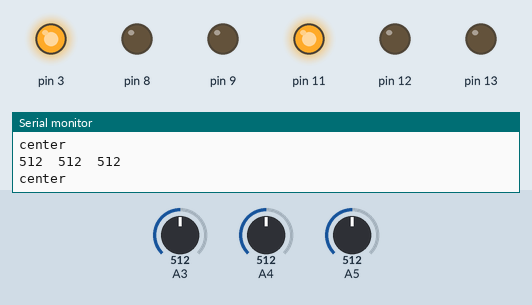
Simulated run of this sketch. Board: Arduino Uno, built with avr-gcc and run on an emulated ATmega328P. Shown: output pins drawn as LEDs (lit = HIGH), the last lines printed to the serial monitor. The test bench sets the inputs (shaded band); at power-on: A4 = 512, A5 = 512, A3 = 512.

Above: at 1.2 s.
1.3 s: A4 set to 105
4.3 s: A4 set to 90
At 5.5 s:
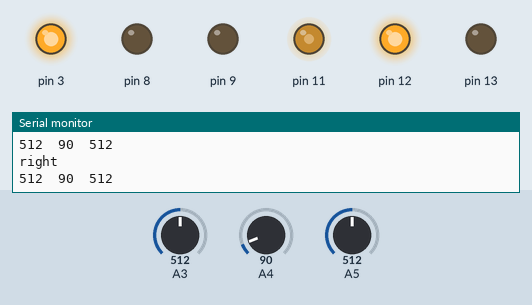
5.8 s: A5 set to 105
8.8 s: A5 set to 89
At 9.2 s:
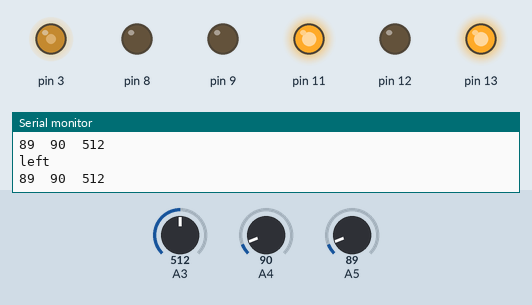
10.3 s: A3 set to 109
11.8 s: A3 set to 88
At 12.6 s:
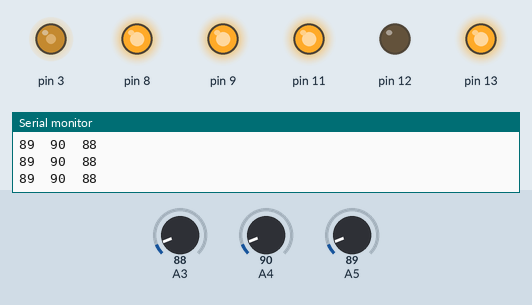
Timing chart, 0 to 14.3 s (numbered marks = the images above; inputs shaded):
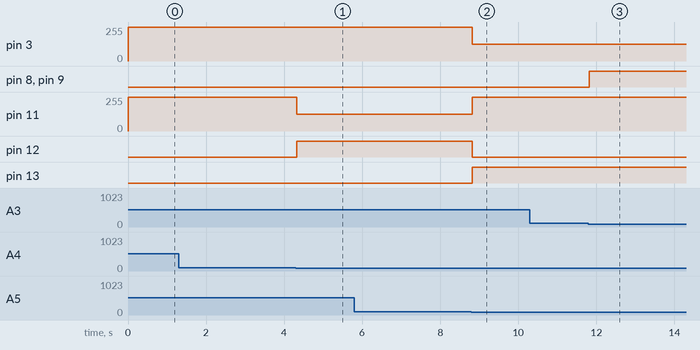

The sketch:

Light-Tracking-Robot.ino
```cpp
/*
Our use the Photoresistor and trimpot to measure light
*/
void setup() {
  pinMode(11, OUTPUT);
  pinMode(8, OUTPUT);
  pinMode(13, OUTPUT);

  pinMode(12, OUTPUT);
  pinMode(9, OUTPUT);
  pinMode(3, OUTPUT);
  Serial.begin(9600);
}

void loop() {
  int right = analogRead(5);
  int center = analogRead(4);
  int left = analogRead(3);
  Serial.print(right);
  Serial.print("\t");
  Serial.print(center);
  Serial.print("\t");
  Serial.println(left);
  if(center>100){ //100 this value is decide on your light sensor setting
    analogWrite(11, 255);
    analogWrite(3, 255);
    Serial.println("center");
    digitalWrite(8, LOW);
    digitalWrite(9, LOW);
    digitalWrite(12, LOW);
    digitalWrite(13, LOW);
  }else if(right>100){
    Serial.println("right");
    analogWrite(11, 125);
    analogWrite(3, 255);
    digitalWrite(8, LOW);
    digitalWrite(9, LOW);
    digitalWrite(12, HIGH);
    digitalWrite(13, LOW);
  }else if(left>100){
    Serial.println("left");
    analogWrite(11, 255);
    analogWrite(3, 125);
    digitalWrite(8, LOW);
    digitalWrite(9, LOW);
    digitalWrite(12, LOW);
    digitalWrite(13, HIGH);
  }
  if(right < 100 and center < 100 and left < 100){
    digitalWrite(8, HIGH);
    digitalWrite(9, HIGH);
  }
}
```

Measured:
- the behaviour switches between 101 and 100 on A4 (found by bisection; images 0 and 1)
- the behaviour switches between 101 and 100 on A5 (found by bisection; images 1 and 2)
- the behaviour switches between 100 and 99 on A3 (found by bisection; images 2 and 3)
- after the input at 4.3 s, pin 11: 255/255 → 125/255 at once; pin 12: LOW → HIGH at once
- after the input at 8.8 s, pin 3: 255/255 → 125/255 at once; pin 11: 125/255 → 255/255 at once; pin 12: HIGH → LOW at once; pin 13: LOW → HIGH at once
- after the input at 11.8 s, pin 8, pin 9: LOW → HIGH at once
